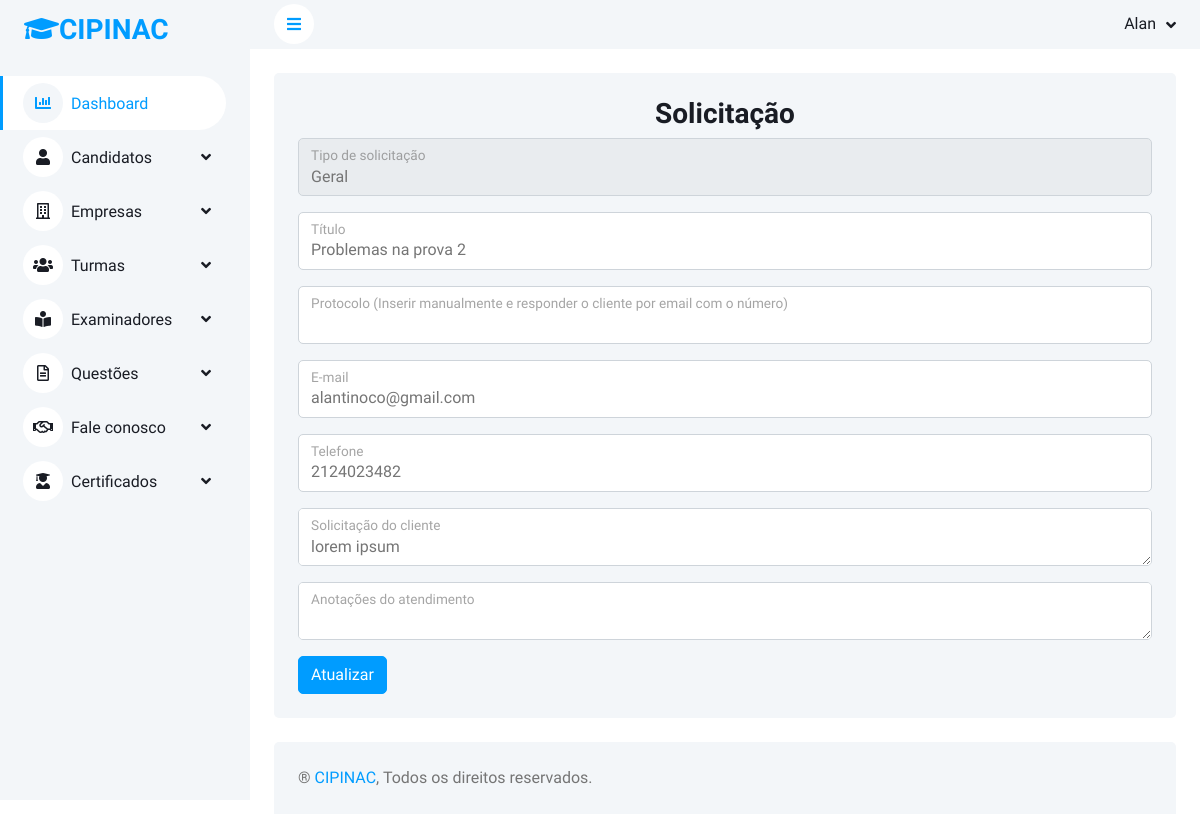
The app's page /visualizar/faleconosco/3/ (signed in) with its own data.
### alunos/models.py (models this page shows, shortened)
class Solicitacao(models.Model):
    TIPO =  (
        ("Geral", "Geral"),
        ("Apelação", "Apelação"),
        ("Reclamação", "Reclamação")
    )
    tipo = models.CharField(max_length=20, choices=TIPO)
    protocolo = models.CharField(max_length=100, null=True, blank=True)
    titulo = models.CharField(max_length=100)
    email = models.EmailField(max_length=50)
    telefone = models.CharField(max_length=11)
    texto = models.TextField()
    anotacoes_cipinac = models.TextField(null=True, blank=True)

### alunos/views.py (the view)
# urls.py: path('visualizar/faleconosco/<int:pk>/', views.update_faleconosco, name='update_faleconosco'),
@login_required(login_url='index')
def update_faleconosco(request, pk):
    solicitacao = Solicitacao.objects.get(id=pk)
    form = SolicitacaoForm(instance=solicitacao)
    if request.method == "POST":
        form = SolicitacaoForm(request.POST, instance=solicitacao)
        if form.is_valid():
            form.save()
            return redirect('index')
    return render(request, 'add-faleconosco2.html', {'form': form})

### alunos/forms.py
class SolicitacaoForm(forms.ModelForm):
    class Meta:
        model = Solicitacao
        fields = '__all__'

### templates/add-faleconosco2.html (shortened to what this page needs)
{% extends 'base.html' %}
{% load static %}
{% load widget_tweaks %}
{% block content %}
                    <div class="container-fluid pt-4 px-4">
                        <div class="bg-light rounded h-100 p-4">
                            <h3 class="text-center">Solicitação</h3>
                            <form action="." method="post" enctype="multipart/form-data">{% csrf_token %}
                                <div class="form-floating mb-3">
                                    {% render_field form.tipo class="form-control"  type="text" %}
                                    <label for="floatingInput">Tipo de solicitação</label>
                                </div>
                                <div class="form-floating mb-3">
                                    {% render_field form.titulo class="form-control"  type="text" %}
                                    <label for="floatingInput">Título</label>
                                </div>
                                <div class="form-floating mb-3">
                                    {% render_field form.protocolo class="form-control"  type="text" %}
                                    <label for="floatingInput">Protocolo (Inserir manualmente e responder o cliente por email com o número)</label>
                                </div>
                                <div class="form-floating mb-3">
                                    {% render_field form.email class="form-control"  type="email" %}
                                    <label for="floatingInput">E-mail</label>
                                </div>
                                <div class="form-floating mb-3">
                                    {% render_field form.telefone class="form-control"  type="text" %}
                                    <label for="floatingInput">Telefone</label>
                                </div>
                                <div class="form-floating mb-3">
                                    {% render_field form.texto class="form-control"  type="textarea" %}
                                    <label for="floatingInput">Solicitação do cliente</label>
                                </div>
                                <div class="form-floating mb-3">
                                    {% render_field form.anotacoes_cipinac class="form-control"  type="textarea" %}
                                    <label for="floatingInput">Anotações do atendimento</label>
                                </div>
                                <button type="submit" class="btn btn-primary">Atualizar</button>
                            </form>
                        </div>
                    </div>
{% endblock %}

### templates/base.html (shortened to what this page needs)
{% load static %}
<!DOCTYPE html>
<html lang="pt-br">
<head>
    <link href="https://cdnjs.cloudflare.com/ajax/libs/font-awesome/5.10.0/css/all.min.css" rel="stylesheet">
    <link href="https://cdn.jsdelivr.net/npm/bootstrap-icons@1.4.1/font/bootstrap-icons.css" rel="stylesheet">
    <link href="{% static 'assets/css/bootstrap.min.css' %}" rel="stylesheet">
    <link href="{% static 'assets/css/style.css' %}" rel="stylesheet">
</head>
<body>
    <div class="container-xxl position-relative bg-white d-flex p-0">
        <div class="sidebar pe-4 pb-3">
            <nav class="navbar bg-light navbar-light">
                <a href="{% url 'index' %}" class="navbar-brand mx-4 mb-3">
                    <h3 class="text-primary"><i class="fa fa-graduation-cap"></i>CIPINAC</h3>
                </a>
                <div class="navbar-nav w-100">
                    <a href="{% url 'dashboard' %}" class="nav-item nav-link active"><i class="fa fa-chart-bar me-2"></i>Dashboard</a>
                    <div class="nav-item dropdown">
                        <a href="#" class="nav-link dropdown-toggle" data-bs-toggle="dropdown"><i class="fa fa-user me-2"></i>Candidatos</a>
                    </div>
                    <div class="nav-item dropdown">
                        <a href="#" class="nav-link dropdown-toggle" data-bs-toggle="dropdown"><i class="far fa-building me-2"></i>Empresas</a>
                    <div class="nav-item dropdown">
                        <a href="#" class="nav-link dropdown-toggle" data-bs-toggle="dropdown"><i class="far fas fa-users me-2"></i>Turmas</a>
                    </div>
                    <div class="nav-item dropdown">
                        <a href="#" class="nav-link dropdown-toggle" data-bs-toggle="dropdown"><i class="far fas fa-book-reader me-2"></i>Examinadores</a>
                    </div>
                    <div class="nav-item dropdown">
                        <a href="#" class="nav-link dropdown-toggle" data-bs-toggle="dropdown"><i class="far fa-file-alt me-2"></i>Questões</a>
                    </div>
                    <div class="nav-item dropdown">
                        <a href="#" class="nav-link dropdown-toggle" data-bs-toggle="dropdown"><i class="far far fa-handshake me-2"></i>Fale conosco</a>
                    </div>
                    <div class="nav-item dropdown">
                        <a href="#" class="nav-link dropdown-toggle" data-bs-toggle="dropdown"><i class="far far fas fa-user-graduate me-2"></i>Certificados</a>
                    </div>
                </div>
            </nav>
        </div>
        <div class="content">
            <nav class="navbar navbar-expand bg-light navbar-light sticky-top px-4 py-0">
                <a href="#" class="sidebar-toggler flex-shrink-0">
                    <i class="fa fa-bars"></i>
                </a>
                <div class="navbar-nav align-items-center ms-auto">
                    <div class="nav-item dropdown">
                        <a href="#" class="nav-link dropdown-toggle" data-bs-toggle="dropdown">
                            <span class="d-none d-lg-inline-flex">{{request.user.first_name}}</span>
                        </a>
                    </div>
                </div>
            </nav>
                    {% block content %}{% endblock %}
            <div class="container-fluid pt-4 px-4">
                <div class="bg-light rounded-top p-4">
                    <div class="row">
                        <div class="col-12 col-sm-6 text-center text-sm-start">
                            ® <a href="#">CIPINAC</a>, Todos os direitos reservados.
                        </div>
                    </div>
                </div>
            </div>
        </div>
    </div>
</body>
</html>

### static/assets/css/style.css (style rules this page uses)
:root { --primary: #009CFF; --light: #F3F6F9; --dark: #191C24; }
.btn { transition: .5s; }
.btn.btn-primary { color: #FFFFFF; }
.sidebar { position: fixed; top: 0; left: 0; bottom: 0; width: 250px; height: 100vh; overflow-y: auto; background: var(--light); transition: 0.5s; z-index: 999; }
.content { margin-left: 250px; min-height: 100vh; background: #FFFFFF; transition: 0.5s; }
@media (min-width: 992px) { .sidebar { margin-left: 0; } }
@media (min-width: 992px) { .content { width: calc(100% - 250px); } }
.sidebar .navbar .navbar-nav .nav-link { padding: 7px 20px; color: var(--dark); font-weight: 500; border-left: 3px solid var(--light); border-radius: 0 30px 30px 0; outline: none; }
.sidebar .navbar .navbar-nav .nav-link:hover, .sidebar .navbar .navbar-nav .nav-link.active { color: var(--primary); background: #FFFFFF; border-color: var(--primary); }
.sidebar .navbar .navbar-nav .nav-link i { width: 40px; height: 40px; display: inline-flex; align-items: center; justify-content: center; background: #FFFFFF; border-radius: 40px; }
.sidebar .navbar .navbar-nav .nav-link:hover i, .sidebar .navbar .navbar-nav .nav-link.active i { background: var(--light); }
.sidebar .navbar .dropdown-toggle::after { position: absolute; top: 15px; right: 15px; border: none; content: "\f107"; font-family: "Font Awesome 5 Free"; font-weight: 900; transition: .5s; }
.content .navbar .navbar-nav .nav-link { margin-left: 25px; padding: 12px 0; color: var(--dark); outline: none; }
.content .navbar .sidebar-toggler, .content .navbar .navbar-nav .nav-link i { width: 40px; height: 40px; display: inline-flex; align-items: center; justify-content: center; background: #FFFFFF; border-radius: 40px; }
.content .navbar .dropdown-toggle::after { margin-left: 6px; vertical-align: middle; border: none; content: "\f107"; font-family: "Font Awesome 5 Free"; font-weight: 900; transition: .5s; }

### records on screen
Solicitacao: tipo "Geral", titulo "Problemas na prova 2", email "alantinoco@gmail.com", telefone "2124023482", texto "lorem ipsum"

### other values on screen
{{ request.user.first_name }} "Alan"
